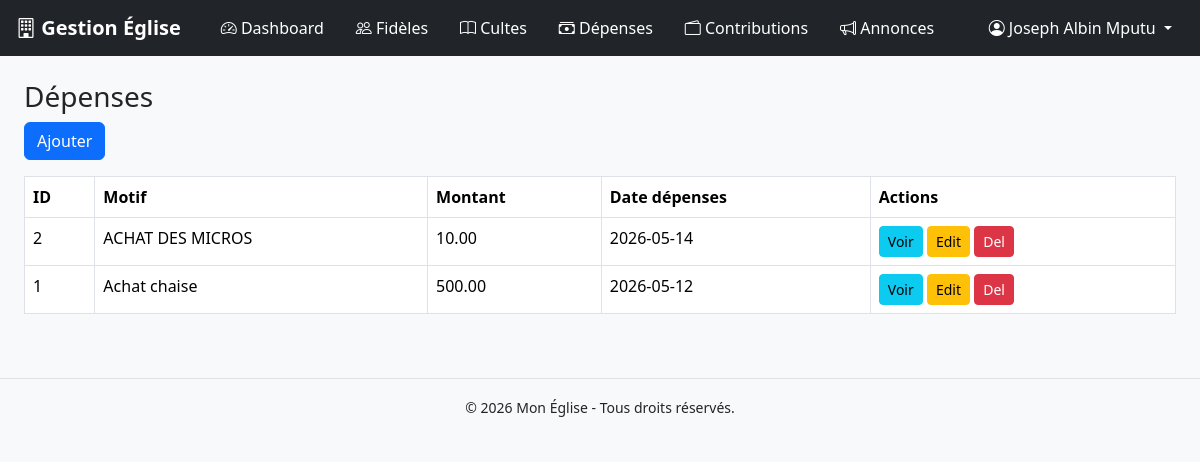
Screenshot of /views/depenses/ (signed in) with the database file from the repository.
### tables this page shows
CREATE TABLE `depenses` (
  `id` int(11) NOT NULL,
  `motif` varchar(255) NOT NULL,
  `montant` decimal(10,2) NOT NULL,
  `beneficiaire` varchar(150) DEFAULT NULL,
  `date_depense` date NOT NULL,
  `created_at` timestamp NOT NULL DEFAULT current_timestamp()
);

### views/depenses/index.php (the view, shortened to what this page needs)
<?php
require_once '../../config/database.php';
$depenses = $pdo->query("SELECT * FROM depenses ORDER BY date_depense DESC");
require_once '../../layouts/header.php';
require_once '../../layouts/navbar_sidebar.php';
?>
<div class="d-flex">
    <div class="container-fluid p-4">
        <h3>Dépenses</h3>
        <a href="create_update_delete.php?action=create" class="btn btn-primary mb-3">
            Ajouter
        </a>
        <table class="table table-bordered">
            <tr>
                <th>ID</th>
                <th>Motif</th>
                <th>Montant</th>
                <th>Date dépenses</th>
                <th>Actions</th>
            </tr>
            <?php foreach($depenses as $d): ?>
            <tr>
                <td><?= $d['id'] ?></td>
                <td><?= $d['motif'] ?></td>
                <td><?= $d['montant'] ?></td>
                <td><?= $d['date_depense'] ?></td>
                <td>
                    <a href="view.php?id=<?= $d['id'] ?>" class="btn btn-info btn-sm">Voir</a>
                    <a href="create_update_delete.php?action=edit&id=<?= $d['id'] ?>"
                        class="btn btn-warning btn-sm">Edit</a>
                    <a href="create_update_delete.php?action=delete&id=<?= $d['id'] ?>"
                        class="btn btn-danger btn-sm">Del</a>
                </td>
            </tr>
            <?php endforeach; ?>
        </table>
    </div>
</div>
<?php require_once '../../layouts/footer.php'; ?>

### rows the page displays
depenses: id "2", motif "ACHAT DES MICROS", montant "10.00", date_depense "2026-05-14"
depenses: id "1", motif "Achat chaise", montant "500.00", date_depense "2026-05-12"

### other values shown
$_SESSION['user']['nom'] "Joseph Albin Mputu"
